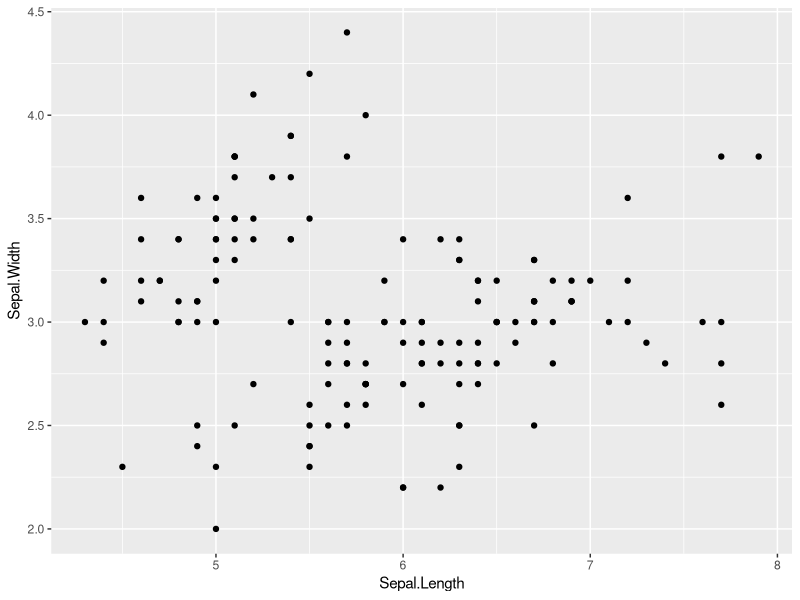
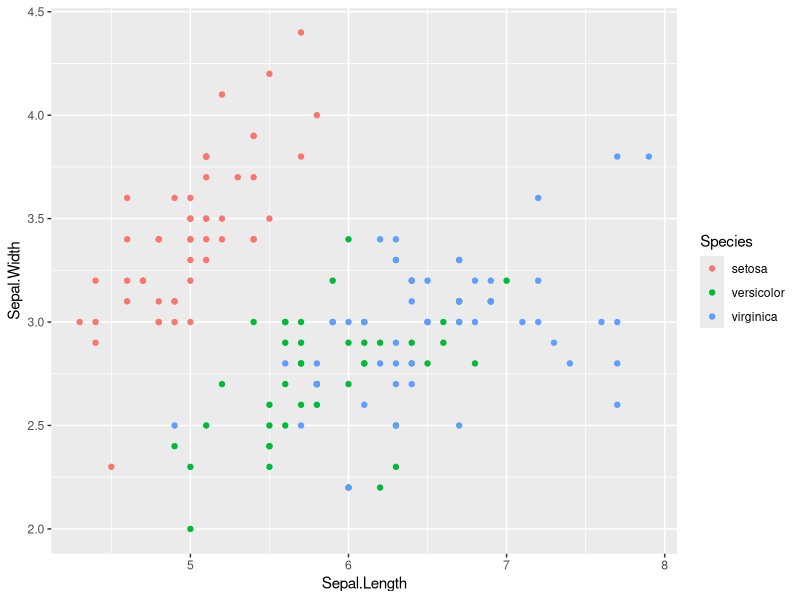
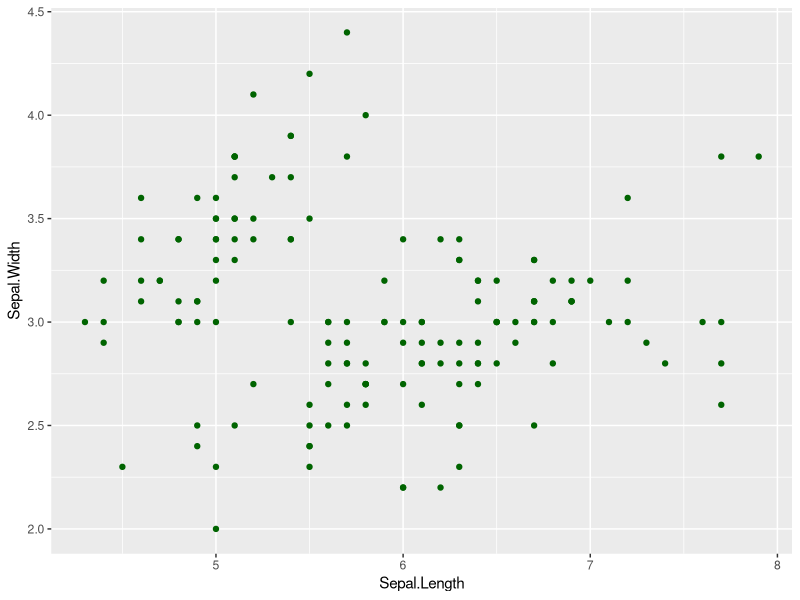
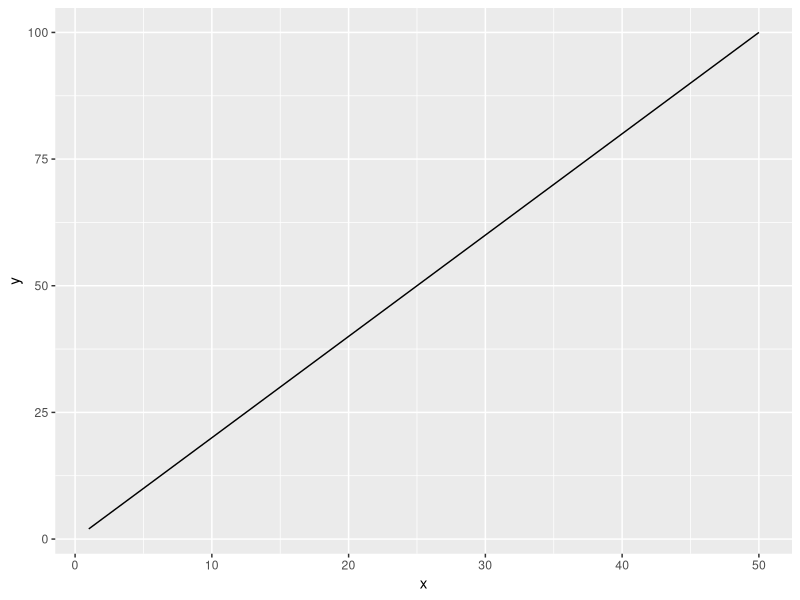
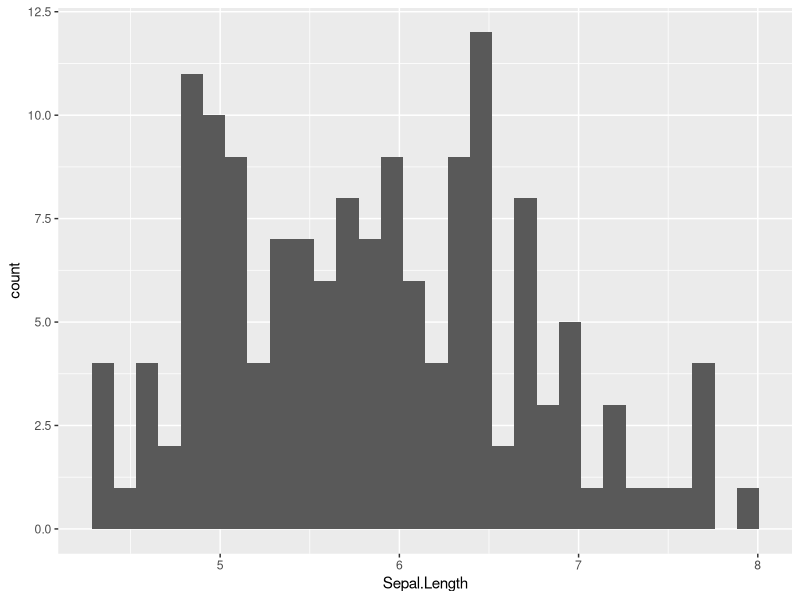
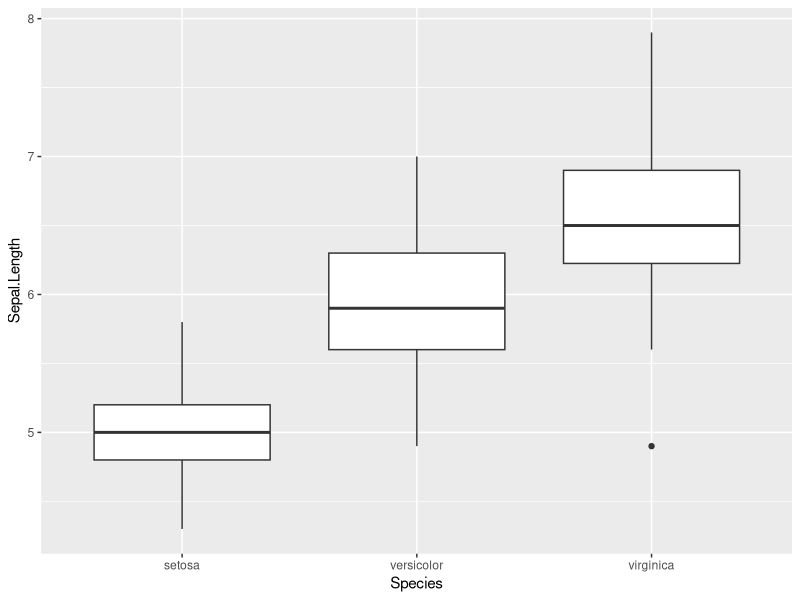
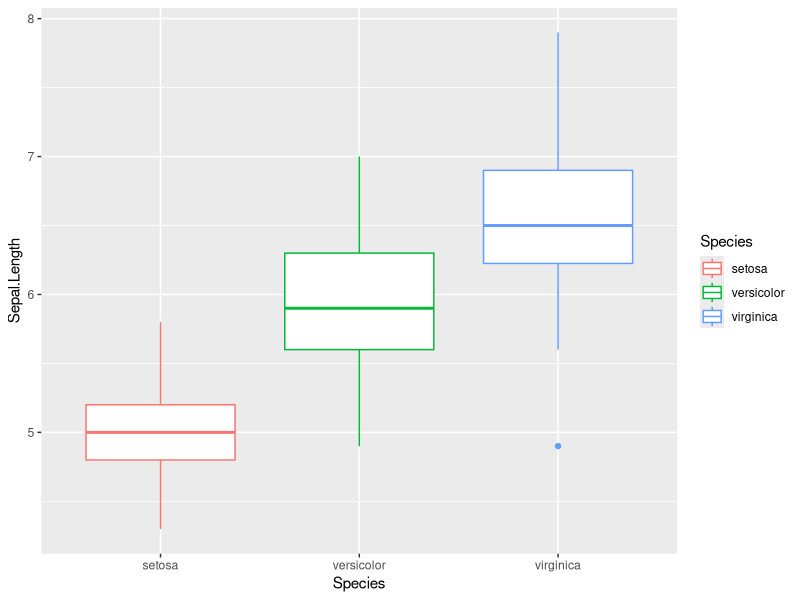
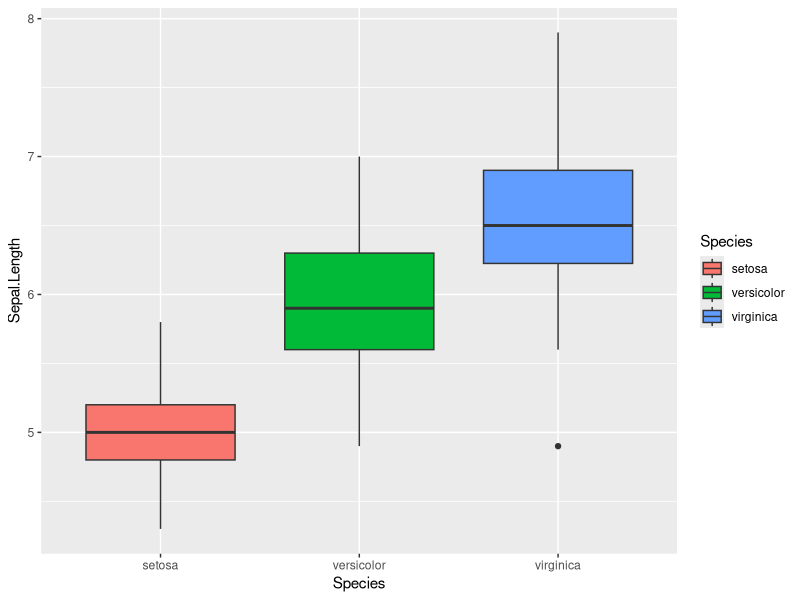

Recreate these plots in R, in order.
library(tidyverse)


# Point figure ------------------------------------------------------------

## Shift + Ctrl + M for pipe
iris%>%
  ggplot(
    aes(x = Sepal.Length,
        y = Sepal.Width)
  )+
  geom_point()

## aes (..., color = COLUMNAME) to color by data
iris %>% 
  ggplot(
    aes(x = Sepal.Length,
        y = Sepal.Width,
        color = Species)
  )+
  geom_point()

iris %>% 
  ggplot(
    aes(x = Sepal.Length,
        y = Sepal.Width)
  )+
  geom_point(color = "darkgreen")




# line figure -------------------------------------------------------------

df_x <- tibble(x = 1:50,
               y = 2 * x)
df_x %>% 
  ggplot(
    aes(x = x,
        y = y)
  )+
  geom_line()


# histogram ---------------------------------------------------------------

iris %>% 
  ggplot(
    aes(x = Sepal.Length)
  )+
  geom_histogram()


# boxplot -----------------------------------------------------------------

iris %>%
  ggplot(
    aes(x = Species,
        y = Sepal.Length)
  )+
  geom_boxplot()

## change color
iris %>%
  ggplot(
    aes(x = Species,
        y = Sepal.Length,
        color = Species)
  )+
  geom_boxplot()

## change inside box
iris %>%
  ggplot(
    aes(x = Species,
        y = Sepal.Length,
        fill = Species)
  )+
  geom_boxplot()


# exercise ----------------------------------------------------------------

#Q1 Using "iris" data, identify the longest Sepal.Length using arrange fucntion
iris %>%
  arrange(desc(Sepal.Length))

#Q2 Using 'iris' data, filter individuals with Sepal.Width greater than 3.0
iris %>%
  filter(Sepal.Width > 3.0)

#Q3 Using 'iris' data, select the columns "Petal.Length" and "Petal.Width",
# and then arrange the descending order of rows by "Petal Length"
# Assign the result of object "df_petal"

df_petal <- iris %>%
  select(Petal.Length, Petal.Width) %>%
  arrange(desc(Petal.Length))

#Q4 Calculate mean Sepal.Width by Species; assign the result to "df_mean"
#- Hint group_by() and summarize()

df_mean <- iris %>% 
  group_by(Species) %>%
  summarize(mean = mean(Sepal.Width))

#Q5 Create a point figure of Petal.Width (y-axis) and Sepal.Width (y-axis)
# with colors distinguishing species

iris %>%
  ggplot(aes(x = Sepal.Width,
             y = Petal.Width,
             color = Species)) +
  geom_point()
